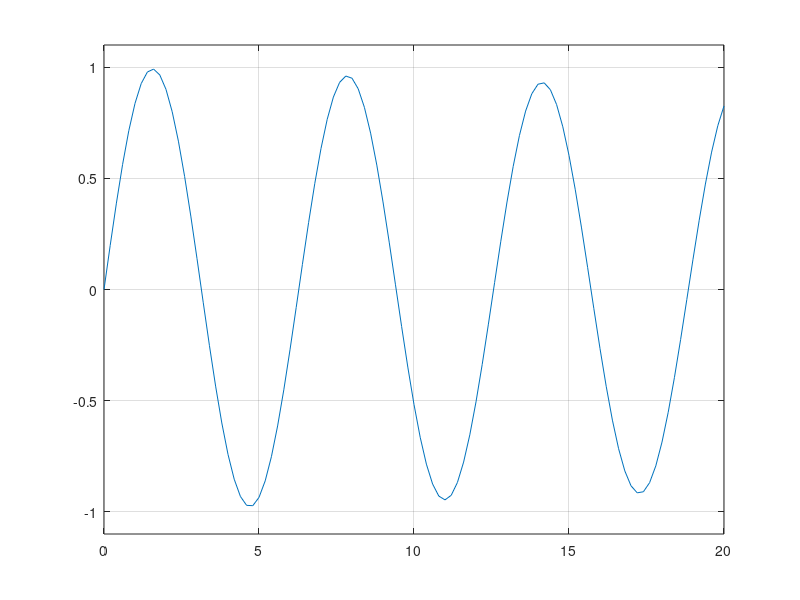

Write the MATLAB code that produced this figure.
clear all;close all;clc;
pkg load control

m = 1;
k = 1;
b = 0.01;
t_max = 20;

A = [0 1; -k/m -b/m];
B = [0; 1/m];
C = [1 0];
D = [0];
sys = ss(A,B,C,D);
[y t]=impulse(sys,t_max);

figure
plot(t,y)
grid on
axis([0 t_max -1.1 1.1])